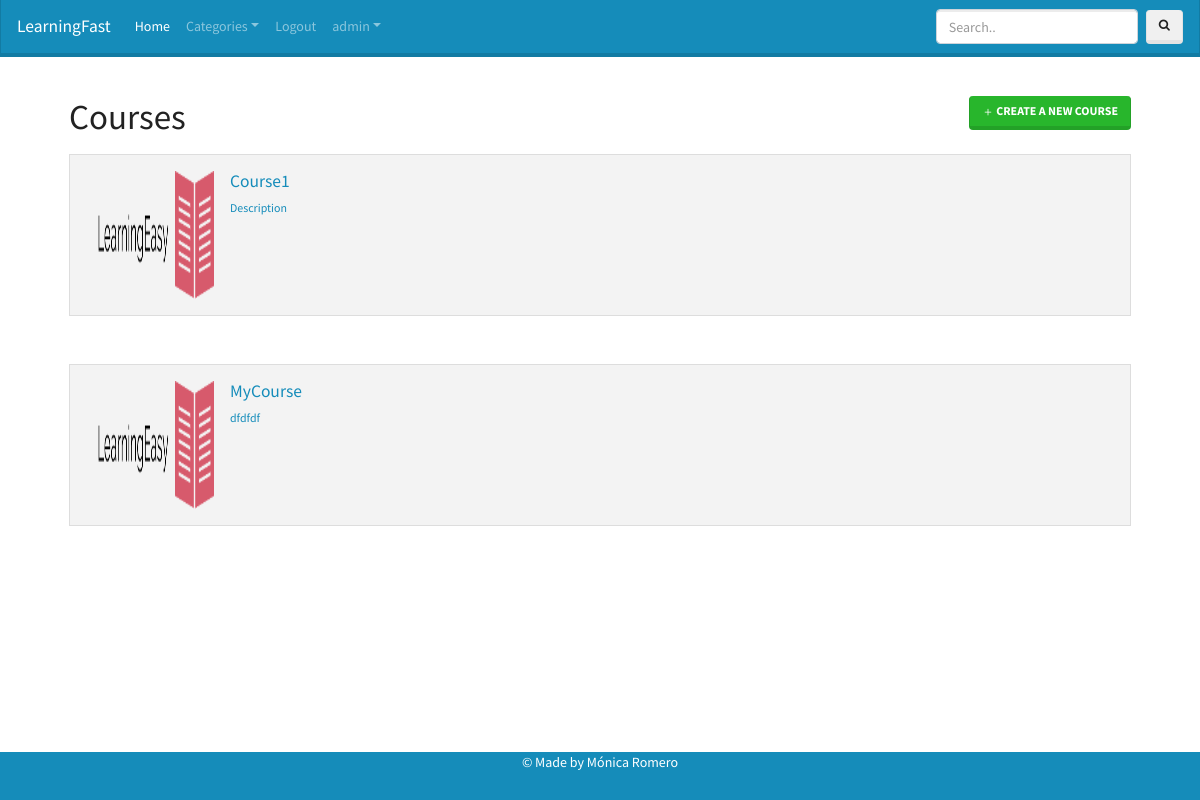
The page /teacher/ (signed in) on the database as committed earlier.
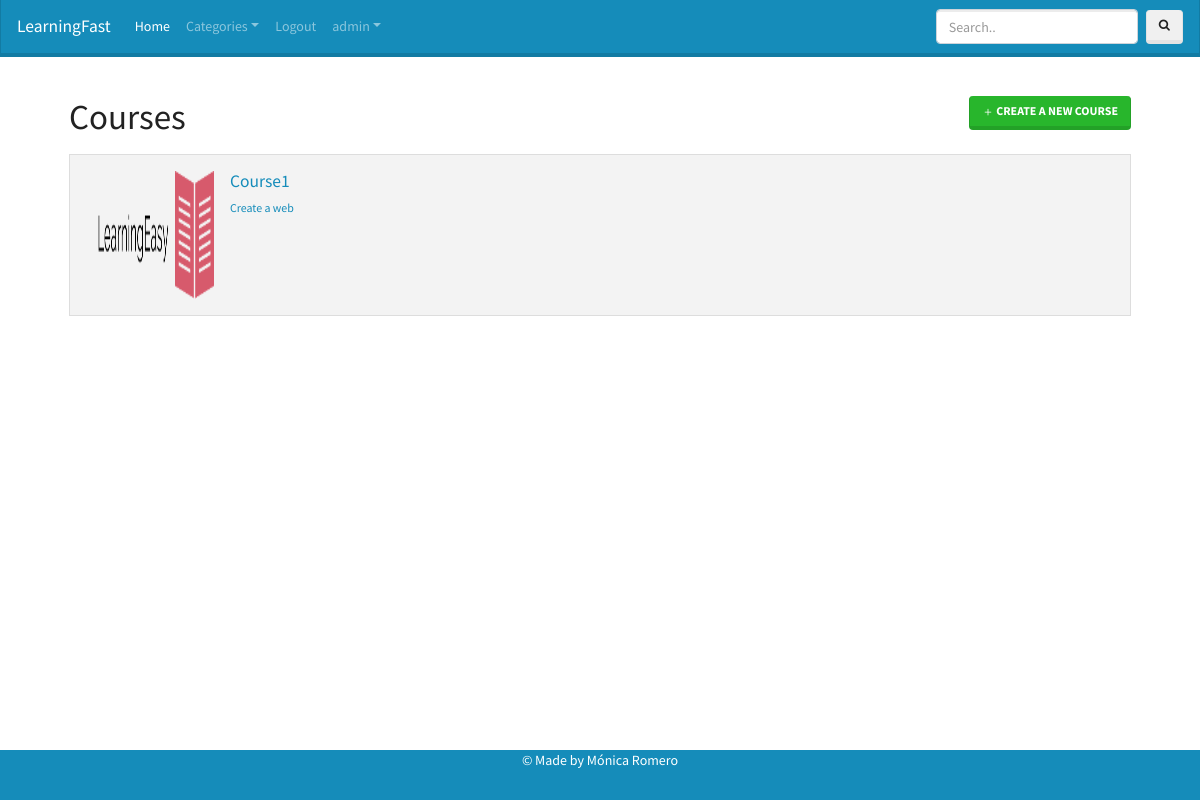
The same page on the database as committed later.
### courses/models.py (models this page shows)
class Course(models.Model):
    name = models.CharField(max_length=64)
    author = models.ForeignKey(
        User, on_delete=models.CASCADE, related_name="course_author")
    duration = models.IntegerField()
    level = models.CharField(max_length=64)
    language = models.CharField(max_length=64)
    image = models.ImageField(upload_to='images/courses/%Y/%m/%d/')
    categories = models.ManyToManyField(
        Category, related_name="course_category")
    description = models.CharField(
        max_length=100, help_text="Write a description")
    content = RichTextUploadingField()

### courses/views.py (the view)
# urls.py: path('teacher/', views.teacher, name="teacher"),
def teacher(request):
    if request.method == "GET":
        categories = search_categories()
        courses_created = Course.objects.filter(author=request.user)
        context = {
            'categories': categories,
            'courses_created': courses_created
        }
        return render(request, "courses/teacher.html", context)
    return render(request, "courses/error.html", {'error': "Method not allowed", })

### courses/views.py (called while the page is built)
def search_categories():
    categories=Category.objects.all()
    return categories

### courses/templates/courses/teacher.html (shortened to what this page needs)
{% extends 'courses/base.html' %}
{% load static %}
{% load thumbnail %}
{% block style %}
<link rel="stylesheet" href="{% static 'css/teacher.css' %}">
{% endblock %}
{% block main %}
<div id="wrap">
    <div id="main" class="container">
        <div class="courses">
            <a href="{% url 'create_course' %}" class="btn btn-success float-right">
                Create a new course</a>
            <h1 class="h1 mb-3 font-weight-normal">Courses</h1>
            {% if courses_created %}
            {% for course in courses_created %}
            <a href="{% url 'course_details' course.id%}">
                <div class="media">
                    <img src="{{course.image.url}}" class="mr-3" alt="Image of course {{course.name}}" height="128"
                        width="128">
                    <div class="media-body">
                        <h5 class="mt-0">{{course.name}}</h5>
                        {{course.description}}
                    </div>
                </div>
            </a>
            {% endfor %}
            {% else %}
            <h3 class="h3 mb-3 font-weight-normal title">There is no course created, create one!</h3>
            {% endif %}
        </div>
    </div>
</div>
{% endblock %}

### courses/templates/courses/base.html (shortened to what this page needs)
<!doctype html>
<html lang="en">
{% load static %}
<head>
    <link rel="stylesheet" href="https://stackpath.bootstrapcdn.com/bootswatch/4.5.0/lumen/bootstrap.min.css">
    <link rel="stylesheet" href="{% static 'css/footer.css' %}">
    <link rel="stylesheet" href="{% static 'css/index.css' %}">
    <link rel="stylesheet" href="https://cdnjs.cloudflare.com/ajax/libs/font-awesome/4.7.0/css/font-awesome.min.css">
    {% block style %}{% endblock%}
</head>
<body>
    <nav class="navbar navbar-expand-md navbar-dark fixed-top bg-primary">
        <a class="navbar-brand" href="{% url 'index' %}">LearningFast</a>
        <div class="collapse navbar-collapse" id="main-navbar">
            <ul class="navbar-nav mr-auto">
                <li class="nav-item active">
                    <a class="nav-link" href="{% url 'index' %}">Home<span class="sr-only">(current)</span></a>
                </li>
                <li class="nav-item dropdown">
                    <a class="nav-link dropdown-toggle" href="#" id="navbarDropdown" role="button"
                        data-toggle="dropdown" aria-haspopup="true" aria-expanded="false">Categories</a>
                </li>
                {% if request.user.is_authenticated %}
                <li class="nav-item"><a href=" {% url 'logout' %}" class="nav-link">Logout</a></li>
                <li class="nav-item dropdown">
                    <a class="nav-link dropdown-toggle" href="#" id="dropdown01" data-toggle="dropdown"
                        aria-haspopup="true" aria-expanded="false">{{request.user.username}}</a>
                </li>
                {% endif %}
            </ul>
            <form class="form-inline my-2 my-lg-0" method="POST" action="{% url 'search' %}">
                <input class="form-control mr-sm-2" id="input-search-navbar" type="search" name="search"
                    placeholder="Search..">
                <button class="btn btn-secondary my-2 my-sm-0" id="search-navbar" type="submit"><i
                        class="fa fa-search"></i></button>
            </form>
        </div>
    </nav>
    {% block main %}{% endblock %}
    <footer>
        <p>&copy; Made by Mónica Romero</p>
    </footer>
</body>
</html>

### courses/static/css/footer.css (style rules this page uses)
* { margin: 0; padding: 0; }
html, body { padding-top: 1.5rem; height: 100%; }
#wrap { min-height: 100%; }
#main { overflow: auto; padding-bottom: 180px; }
footer { position: relative; margin-top: -50px; height: 50px; clear: both; background-color: #158CBA; text-align: center; color: white; }

### courses/static/css/teacher.css (style rules this page uses)
.courses { padding: 3rem 1.5rem; }
.media { background-color: #f3f3f3; border: 1px solid #ddd; font-size: 85%; line-height: 1.4; margin: 0; padding: 1rem; margin-bottom: 3rem; }

Rows that differ between the two databases and show on the page:
removed Course: image (picture), name "MyCourse", description "dfdfdf"
changed Course "Course1": description "Description" → "Create a web"
